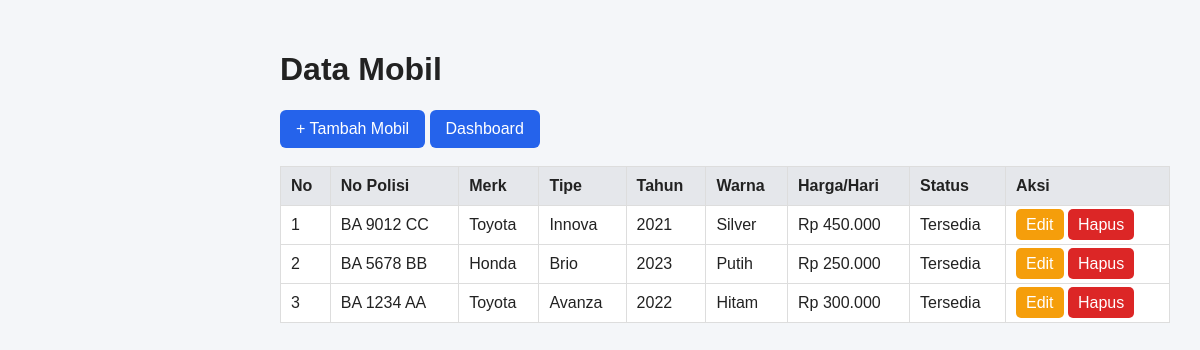
The page /mobil/index.php (signed in) on the database its author committed.
### tables this page shows
CREATE TABLE mobil(id INT AUTO_INCREMENT PRIMARY KEY,nomor_polisi VARCHAR(20) UNIQUE NOT NULL,merk VARCHAR(50) NOT NULL,tipe VARCHAR(50) NOT NULL,tahun INT NOT NULL,warna VARCHAR(30) NOT NULL,harga_sewa INT NOT NULL,status ENUM('Tersedia','Disewa') NOT NULL DEFAULT 'Tersedia');

### mobil/index.php (the view)
<?php include '../auth/cek_login.php';include '../koneksi.php';$q=mysqli_query($conn,'SELECT * FROM mobil ORDER BY id DESC');?><!doctype html><html lang="id"><head><meta charset="utf-8"><title>Data Mobil</title><link rel="stylesheet" href="../assets/style.css"></head><body><div class="content"><h1>Data Mobil</h1><a class="btn" href="tambah.php">+ Tambah Mobil</a> <a class="btn" href="../dashboard.php">Dashboard</a><br><br><table><tr><th>No</th><th>No Polisi</th><th>Merk</th><th>Tipe</th><th>Tahun</th><th>Warna</th><th>Harga/Hari</th><th>Status</th><th>Aksi</th></tr><?php $n=1;while($m=mysqli_fetch_assoc($q)):?><tr><td><?=$n++?></td><td><?=htmlspecialchars($m['nomor_polisi'])?></td><td><?=htmlspecialchars($m['merk'])?></td><td><?=htmlspecialchars($m['tipe'])?></td><td><?=$m['tahun']?></td><td><?=htmlspecialchars($m['warna'])?></td><td>Rp <?=number_format($m['harga_sewa'],0,',','.')?></td><td><?=$m['status']?></td><td><a class="btn-edit" href="edit.php?id=<?=$m['id']?>">Edit</a> <a class="btn-delete" href="hapus.php?id=<?=$m['id']?>" onclick="return confirm('Yakin hapus?')">Hapus</a></td></tr><?php endwhile;?></table></div></body></html>

### assets/style.css (style rules this page uses)
* { box-sizing:border-box }
body { margin:0;font-family:Arial;background:#f4f6f9;color:#222 }
.content { margin-left:250px;padding:30px }
.btn,button { display:inline-block;background:#2563eb;color:white;border:0;padding:10px 16px;border-radius:6px;text-decoration:none;cursor:pointer }
.btn-edit { background:#f59e0b;color:white;padding:7px 10px;border-radius:5px;text-decoration:none }
.btn-delete { background:#dc2626;color:white;padding:7px 10px;border-radius:5px;text-decoration:none }
table { width:100%;border-collapse:collapse;background:white }
th,td { border:1px solid #ddd;padding:10px;text-align:left }
th { background:#e5e7eb }

### rows shown on the page
mobil: nomor_polisi "BA 9012 CC", merk "Toyota", tipe "Innova", tahun "2021", warna "Silver", harga_sewa "450.000", status "Tersedia"
mobil: nomor_polisi "BA 5678 BB", merk "Honda", tipe "Brio", tahun "2023", warna "Putih", harga_sewa "250.000", status "Tersedia"
mobil: nomor_polisi "BA 1234 AA", merk "Toyota", tipe "Avanza", tahun "2022", warna "Hitam", harga_sewa "300.000", status "Tersedia"
